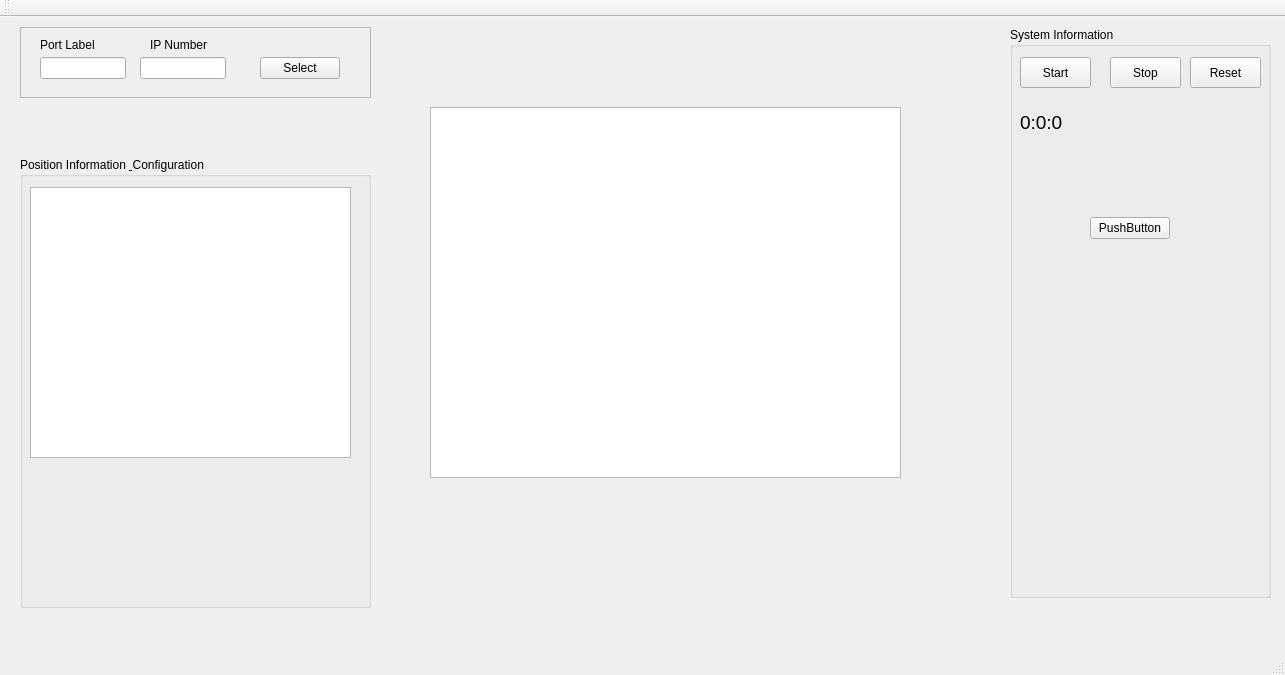
<?xml version="1.0" encoding="UTF-8"?>
<ui version="4.0">
 <class>MainWindow</class>
 <widget class="QMainWindow" name="MainWindow">
  <property name="geometry">
   <rect>
    <x>0</x>
    <y>0</y>
    <width>1285</width>
    <height>675</height>
   </rect>
  </property>
  <property name="windowTitle">
   <string>MainWindow</string>
  </property>
  <widget class="QWidget" name="centralWidget">
   <widget class="QGroupBox" name="groupBox">
    <property name="geometry">
     <rect>
      <x>20</x>
      <y>140</y>
      <width>351</width>
      <height>451</height>
     </rect>
    </property>
    <property name="title">
     <string>Position Information &amp; Configuration</string>
    </property>
    <widget class="QTextBrowser" name="coordinatBrowser">
     <property name="geometry">
      <rect>
       <x>10</x>
       <y>30</y>
       <width>321</width>
       <height>271</height>
      </rect>
     </property>
    </widget>
   </widget>
   <widget class="QGroupBox" name="groupBox_3">
    <property name="geometry">
     <rect>
      <x>1010</x>
      <y>10</y>
      <width>261</width>
      <height>571</height>
     </rect>
    </property>
    <property name="title">
     <string>System Information</string>
    </property>
    <widget class="QPushButton" name="startButton">
     <property name="geometry">
      <rect>
       <x>10</x>
       <y>30</y>
       <width>71</width>
       <height>31</height>
      </rect>
     </property>
     <property name="text">
      <string>Start</string>
     </property>
    </widget>
    <widget class="QLabel" name="timerLabel">
     <property name="geometry">
      <rect>
       <x>10</x>
       <y>80</y>
       <width>91</width>
       <height>31</height>
      </rect>
     </property>
     <property name="font">
      <font>
       <pointsize>14</pointsize>
      </font>
     </property>
     <property name="text">
      <string>0:0:0</string>
     </property>
    </widget>
    <widget class="QPushButton" name="stopButton">
     <property name="geometry">
      <rect>
       <x>100</x>
       <y>30</y>
       <width>71</width>
       <height>31</height>
      </rect>
     </property>
     <property name="text">
      <string>Stop</string>
     </property>
    </widget>
    <widget class="QPushButton" name="resetButton">
     <property name="geometry">
      <rect>
       <x>180</x>
       <y>30</y>
       <width>71</width>
       <height>31</height>
      </rect>
     </property>
     <property name="text">
      <string>Reset</string>
     </property>
    </widget>
    <widget class="QPushButton" name="pushButton">
     <property name="geometry">
      <rect>
       <x>80</x>
       <y>190</y>
       <width>80</width>
       <height>22</height>
      </rect>
     </property>
     <property name="text">
      <string>PushButton</string>
     </property>
    </widget>
   </widget>
   <widget class="QGraphicsView" name="graphicsView">
    <property name="geometry">
     <rect>
      <x>430</x>
      <y>90</y>
      <width>471</width>
      <height>371</height>
     </rect>
    </property>
   </widget>
   <widget class="QFrame" name="frame">
    <property name="geometry">
     <rect>
      <x>20</x>
      <y>10</y>
      <width>351</width>
      <height>71</height>
     </rect>
    </property>
    <property name="frameShape">
     <enum>QFrame::StyledPanel</enum>
    </property>
    <property name="frameShadow">
     <enum>QFrame::Raised</enum>
    </property>
    <widget class="QPushButton" name="portButton">
     <property name="geometry">
      <rect>
       <x>240</x>
       <y>30</y>
       <width>80</width>
       <height>22</height>
      </rect>
     </property>
     <property name="text">
      <string>Select</string>
     </property>
    </widget>
    <widget class="QLabel" name="portLabel">
     <property name="geometry">
      <rect>
       <x>20</x>
       <y>10</y>
       <width>61</width>
       <height>16</height>
      </rect>
     </property>
     <property name="text">
      <string>Port Label</string>
     </property>
    </widget>
    <widget class="QLineEdit" name="portNumberLine">
     <property name="geometry">
      <rect>
       <x>20</x>
       <y>30</y>
       <width>86</width>
       <height>22</height>
      </rect>
     </property>
    </widget>
    <widget class="QLineEdit" name="ipNumberLine">
     <property name="geometry">
      <rect>
       <x>120</x>
       <y>30</y>
       <width>86</width>
       <height>22</height>
      </rect>
     </property>
    </widget>
    <widget class="QLabel" name="ipNumbeLabel">
     <property name="geometry">
      <rect>
       <x>130</x>
       <y>10</y>
       <width>71</width>
       <height>16</height>
      </rect>
     </property>
     <property name="text">
      <string>IP Number</string>
     </property>
    </widget>
   </widget>
  </widget>
  <widget class="QMenuBar" name="menuBar">
   <property name="geometry">
    <rect>
     <x>0</x>
     <y>0</y>
     <width>1285</width>
     <height>19</height>
    </rect>
   </property>
  </widget>
  <widget class="QToolBar" name="mainToolBar">
   <attribute name="toolBarArea">
    <enum>TopToolBarArea</enum>
   </attribute>
   <attribute name="toolBarBreak">
    <bool>false</bool>
   </attribute>
  </widget>
  <widget class="QStatusBar" name="statusBar"/>
 </widget>
 <layoutdefault spacing="6" margin="11"/>
 <resources/>
 <connections/>
</ui>
